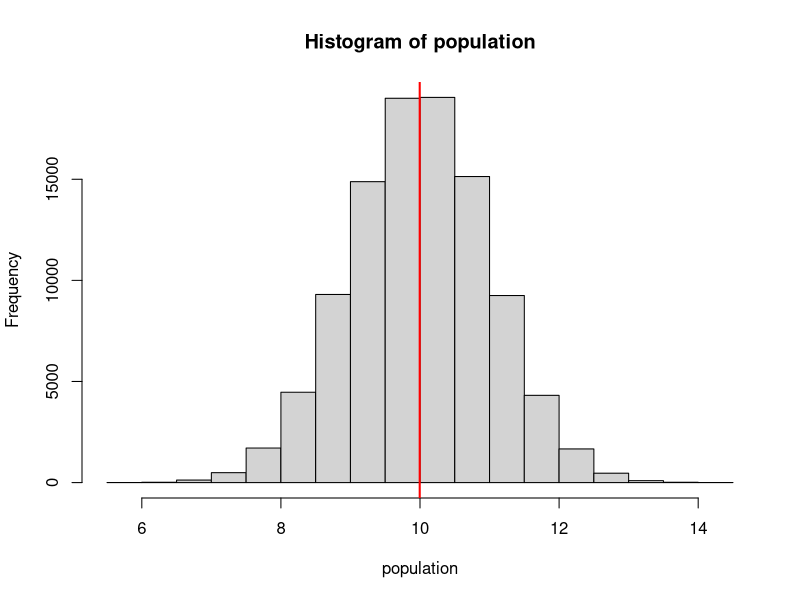
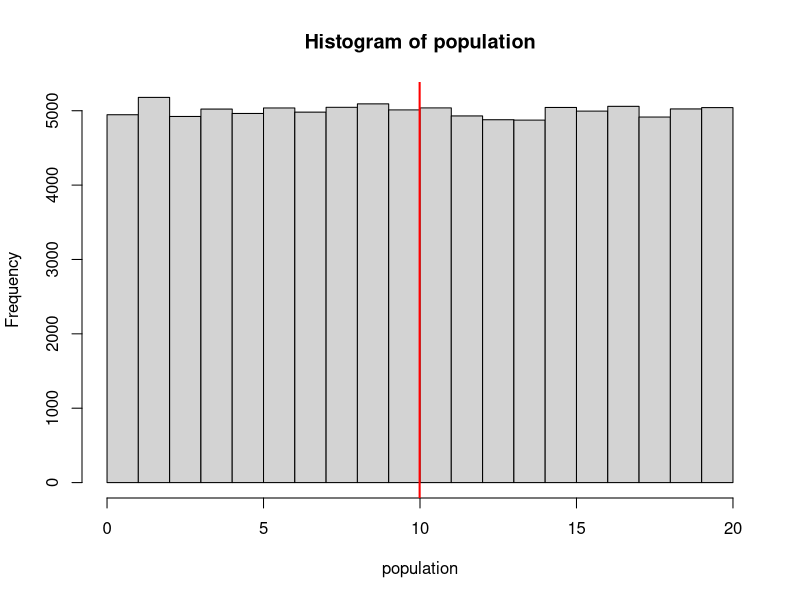

Recreate these plots in R, in order.
# Central Limit Theorem (CLT)

# Normal distribution
n.population <- 100000
mu.population <- 10
sd.population <- 1
population <- rnorm(n.population, mean=mu.population, sd=sd.population)
mu.population <- mean(population)
var.population <- var(population)
hist(population)
abline(v=mu.population, col="red", lwd=2)

# Uniform distribution
n.population <- 100000
min.population <- 0
max.population <- 20
population <- runif(n.population, min=min.population, max=max.population)
mu.population <- mean(population)
var.population <- var(population)
hist(population)
abline(v=mu.population, col="red", lwd=2)
